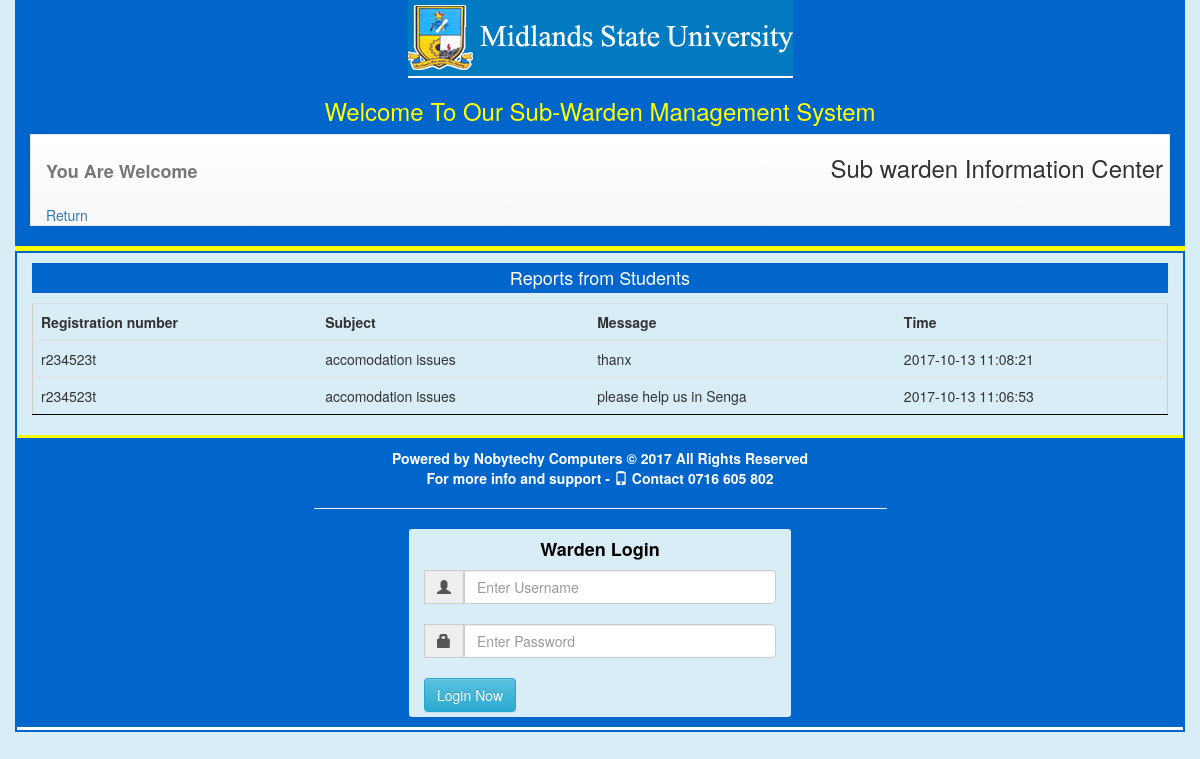
Page /reports1.php on the committed database.
### tables this page shows
CREATE TABLE `warden_reports` (
  `id` int(11) NOT NULL,
  `regnumber` varchar(11) NOT NULL,
  `subject` varchar(100) NOT NULL,
  `message` text NOT NULL,
  `time` timestamp NOT NULL DEFAULT CURRENT_TIMESTAMP ON UPDATE CURRENT_TIMESTAMP
);

### reports1.php (the view, shortened to what this page needs)
<?php require_once'head.php';
require_once"inc/db.php";
?>
<!DOCTYPE html>
<html>
<head>
</head>
<body>
<div class="container">
<div class="row">
<div class="col-sm-12" style="background-color:#06C;border-bottom: 5px solid #FF0">
<nav class="navbar navbar-default" role="navigation" style="border-radius: 0;">
			<div class="container">
				<div class="navbar-header">
					<h4 class="navbar-brand"><strong><?php $_SESSION['username']=""; echo strtoupper($_SESSION['username']);  ?> You Are Welcome</strong></h4><br>
             <a href="warden.php">Return</a>
				</div>
				<div class="collapse navbar-collapse navbar-ex1-collapse">
					<ul class="nav navbar-nav navbar-right" style="margin-right: 8px">
						<li><h3>Sub warden Information Center</h3></li>
					</ul>
				</div>
			</div>
		</nav>
</div>
</div>
<div class="row bg-info" style="border:2px solid #06C;">
	<div class="col-sm-12">
<h4 class="text-center" style="background-color:#06C;color: #FFF;padding: 5px">Reports from Students</h4>
<table class="table" style="border:1px solid #CCC">
<tr>
<td><strong>Registration number</strong></td>
<td><strong>Subject</strong></td>
<td><strong>Message</strong></td>
<td><strong>Time</strong></td>
</tr>
<?php
		$result = $pdo->prepare("SELECT * FROM warden_reports ORDER BY id DESC");
		$result->execute();
		for($i=0; $row = $result->fetch(); $i++){
	?>
<tr style="border-bottom: 1px solid #000">
<td><?php echo $row['regnumber']; ?></td>
<td><?php echo $row['subject']; ?></td>
<td><?php echo $row['message']; ?></td>
<td><?php echo $row['time']; ?></td>
</tr>
 <?php
		}
	?>
</table>
</div>
<div class="col-sm-12" style="border-top: 3px solid #FF0"><?php require_once'footer.php';?></div>
</div>
</div>
</body>
</html>

### rows in the picture
warden_reports: regnumber "r234523t", subject "accomodation issues", message "thanx", time "2017-10-13 11:08:21"
warden_reports: regnumber "r234523t", subject "accomodation issues", message "please help us in Senga", time "2017-10-13 11:06:53"
